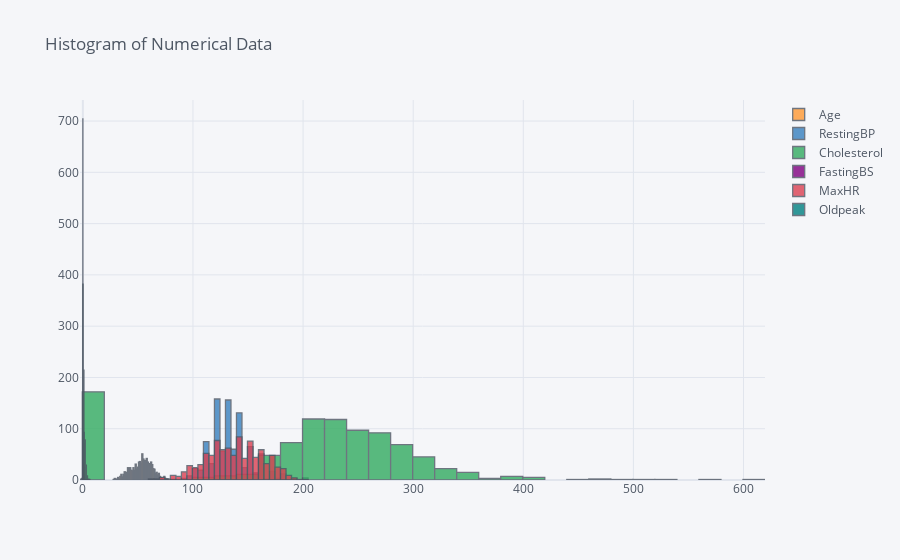

Here is the notebook cell this chart was saved with:
### Markdown cell above
**Numerical Histograms:**

### Code cell
# Histogram of Numerical Data
df[numerical].iplot(kind='histogram', subplots=False, bins=60, title='Histogram of Numerical Data')


# NOTE: iPlot makes the histogram interactive, which means that each column can be viewed individually by clicking on the legend

### Figure 1 — Plotly figure (JSON) as saved in the notebook; plotly's stock layout.template omitted (floating-point values rounded to 4 significant figures; data arrays with more than 128 entries replaced by an {"elided": "..."} marker saying what was removed)
{"data": [{"histfunc": "count", "histnorm": "", "marker": {"color": "rgba(255, 153, 51, 1.0)", "line": {"color": "#4D5663", "width": 1.3}}, "name": "Age", "nbinsx": 60, "opacity": 0.8, "orientation": "v", "type": "histogram", "x": {"elided": "918 int values"}}, {"histfunc": "count", "histnorm": "", "marker": {"color": "rgba(55, 128, 191, 1.0)", "line": {"color": "#4D5663", "width": 1.3}}, "name": "RestingBP", "nbinsx": 60, "opacity": 0.8, "orientation": "v", "type": "histogram", "x": {"elided": "918 int values"}}, {"histfunc": "count", "histnorm": "", "marker": {"color": "rgba(50, 171, 96, 1.0)", "line": {"color": "#4D5663", "width": 1.3}}, "name": "Cholesterol", "nbinsx": 60, "opacity": 0.8, "orientation": "v", "type": "histogram", "x": {"elided": "918 int values"}}, {"histfunc": "count", "histnorm": "", "marker": {"color": "rgba(128, 0, 128, 1.0)", "line": {"color": "#4D5663", "width": 1.3}}, "name": "FastingBS", "nbinsx": 60, "opacity": 0.8, "orientation": "v", "type": "histogram", "x": {"elided": "918 int values"}}, {"histfunc": "count", "histnorm": "", "marker": {"color": "rgba(219, 64, 82, 1.0)", "line": {"color": "#4D5663", "width": 1.3}}, "name": "MaxHR", "nbinsx": 60, "opacity": 0.8, "orientation": "v", "type": "histogram", "x": {"elided": "918 int values"}}, {"histfunc": "count", "histnorm": "", "marker": {"color": "rgba(0, 128, 128, 1.0)", "line": {"color": "#4D5663", "width": 1.3}}, "name": "Oldpeak", "nbinsx": 60, "opacity": 0.8, "orientation": "v", "type": "histogram", "x": {"elided": "918 float values"}}], "layout": {"barmode": "overlay", "legend": {"bgcolor": "#F5F6F9", "font": {"color": "#4D5663"}}, "paper_bgcolor": "#F5F6F9", "plot_bgcolor": "#F5F6F9", "title": {"font": {"color": "#4D5663"}, "text": "Histogram of Numerical Data"}, "xaxis": {"gridcolor": "#E1E5ED", "showgrid": true, "tickfont": {"color": "#4D5663"}, "title": {"font": {"color": "#4D5663"}, "text": ""}, "zerolinecolor": "#E1E5ED"}, "yaxis": {"gridcolor": "#E1E5ED", "showgrid": true, "tickfont": {"color": "#4D5663"}, "title": {"font": {"color": "#4D5663"}, "text": ""}, "zerolinecolor": "#E1E5ED"}}}
